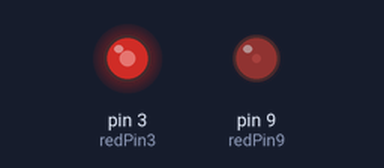
A sketch run on a simulated Arduino Uno, built with avr-gcc and run on an emulated ATmega328P. On the bench: output pins drawn as LEDs (lit = HIGH).

Above: at 0.05 s.
At 0.75 s:
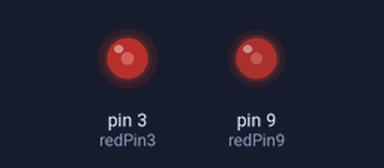
At 1.5 s:
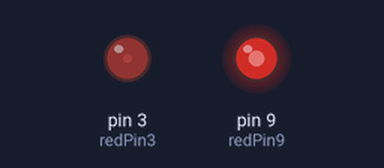
Timing chart, 0 to 4.0 s (numbered marks = the images above):
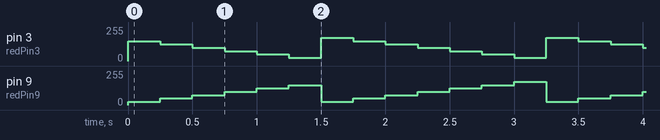

The sketch:

BareMinimumAnalogWriteVoltageVariationLoop.ino
```cpp
int redPin9=9;
int redPin3=3;
int bright1=25;
int bright2=150;
int minn=25;
int maxx=175;
void setup() {
  // put your setup code here, to run once:
pinMode(redPin9,OUTPUT);
pinMode(redPin3,OUTPUT);


}

void loop() {
  // put your main code here, to run repeatedly:
// all value of 225 would be a value of HIGH
for(int i = bright1; minn <= bright2; i+=25){
  analogWrite(redPin9,i);
  analogWrite(redPin3,bright2);
  bright2 = bright2 - 25;
  delay(250);
}
bright2 = maxx;

}
```

Measured:
- by itself, pin 9 (redPin9): ramps from 25/255 to 175/255 and jumps back, once every 1.8 s
- by itself, pin 3 (redPin3): repeats every 1.8 s: 125/255 0.25 s, 100/255 0.25 s, 75/255 0.25 s, 50/255 0.25 s, 25/255 0.25 s, 175/255 0.25 s, 150/255 0.25 s
